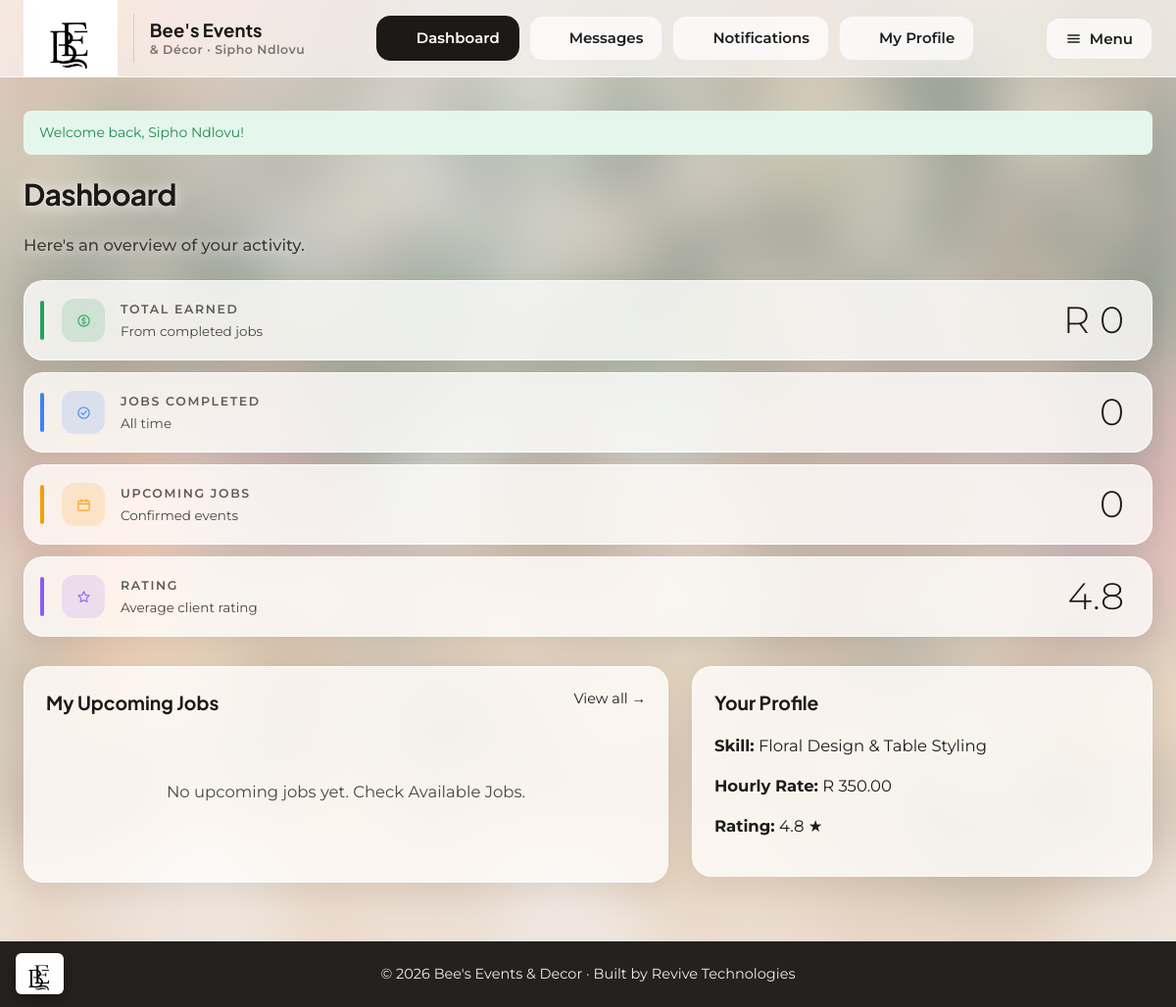
Page /freelancer/dashboard.php (signed in) on the committed database.
### tables this page shows
CREATE TABLE freelancers (
    freelancer_id   INT AUTO_INCREMENT PRIMARY KEY,
    user_id         INT NOT NULL,
    skill           VARCHAR(150) NOT NULL,           
    bio             TEXT,
    hourly_rate     DECIMAL(10,2) DEFAULT 0.00,
    rating          DECIMAL(3,2) DEFAULT 0.00,       
    portfolio_files TEXT DEFAULT NULL,               
    FOREIGN KEY (user_id) REFERENCES users(user_id) ON DELETE CASCADE
);

### includes/functions.php (called while the page is built, shortened)
<?php
function h($string) {
    return htmlspecialchars($string ?? '', ENT_QUOTES, 'UTF-8');
}
function rand_format($amount) {
    return 'R ' . number_format((float)$amount, 2);
}
function rand_short($amount) {
    return 'R ' . number_format((float)$amount, 0, '.', ' ');
}

### freelancer/dashboard.php (the view, shortened to what this page needs)
<?php
require_once '../includes/functions.php';
require_once '../config/database.php';
$user_id = $_SESSION['user_id'];
$stmt = $pdo->prepare('SELECT * FROM freelancers WHERE user_id = ?');
$stmt->execute([$user_id]);
$freelancer = $stmt->fetch();
$freelancer_id = $freelancer['freelancer_id'] ?? 0;
$stmt = $pdo->prepare("SELECT COALESCE(SUM(amount),0) FROM payments WHERE freelancer_id = ? AND status = 'approved'");
$stmt->execute([$freelancer_id]);
$total_earned = $stmt->fetchColumn();
$stmt = $pdo->prepare("SELECT COUNT(*) FROM bookings WHERE freelancer_id = ? AND status = 'completed'");
$stmt->execute([$freelancer_id]);
$jobs_completed = $stmt->fetchColumn();
$stmt = $pdo->prepare("SELECT COUNT(*) FROM bookings WHERE freelancer_id = ? AND status = 'confirmed' AND event_date >= CURDATE()");
$stmt->execute([$freelancer_id]);
$upcoming_jobs = $stmt->fetchColumn();
$stmt = $pdo->prepare(
    "SELECT b.*, u.full_name AS client_name FROM bookings b
     JOIN users u ON b.client_id = u.user_id
     WHERE b.freelancer_id = ? AND b.status = 'confirmed' AND b.event_date >= CURDATE()
     ORDER BY b.event_date ASC LIMIT 5"
);
$stmt->execute([$freelancer_id]);
$upcoming_list = $stmt->fetchAll();
include '../includes/header_dashboard.php';
?>
<h2>Dashboard</h2>
<p style="color:var(--text-muted);margin-bottom:24px;">Here's an overview of your activity.</p>
<div class="stat-list">
    <div class="stat-row accent-green">
        <div class="stat-ico"><?php echo nav_icon_svg('<circle cx="12" cy="12" r="9"/><path d="M14.5 9.5c-.5-1-1.5-1.5-2.5-1.5-1.5 0-2.5.8-2.5 2s1 1.7 2.5 2 2.5.8 2.5 2-1 2-2.5 2c-1 0-2-.5-2.5-1.5M12 6.5V8m0 8v1.5"/>'); ?></div>
        <div><div class="stat-label">Total Earned</div><div class="stat-sub">From completed jobs</div></div>
        <div class="stat-num"><?php echo rand_short($total_earned); ?></div>
    </div>
    <div class="stat-row accent-blue">
        <div class="stat-ico"><?php echo nav_icon_svg('<circle cx="12" cy="12" r="9"/><path d="m8 12 3 3 5-6"/>'); ?></div>
        <div><div class="stat-label">Jobs Completed</div><div class="stat-sub">All time</div></div>
        <div class="stat-num"><?php echo (int)$jobs_completed; ?></div>
    </div>
    <div class="stat-row accent-orange">
        <div class="stat-ico"><?php echo nav_icon_svg('<rect x="3" y="5" width="18" height="16" rx="2"/><path d="M16 3v4M8 3v4M3 10h18"/>'); ?></div>
        <div><div class="stat-label">Upcoming Jobs</div><div class="stat-sub">Confirmed events</div></div>
        <div class="stat-num"><?php echo (int)$upcoming_jobs; ?></div>
    </div>
    <div class="stat-row accent-purple">
        <div class="stat-ico"><?php echo nav_icon_svg('<path d="m12 3 2.7 5.6 6.1.9-4.4 4.3 1 6.1L12 17l-5.4 2.9 1-6.1L3.2 9.5l6.1-.9L12 3Z"/>'); ?></div>
        <div><div class="stat-label">Rating</div><div class="stat-sub">Average client rating</div></div>
        <div class="stat-num"><?php echo number_format($freelancer['rating'] ?? 0, 1); ?></div>
    </div>
</div>
<div class="two-col">
    <div class="card">
        <div style="display:flex;justify-content:space-between;"><h3>My Upcoming Jobs</h3><a href="my-jobs.php" style="font-size:13px;">View all →</a></div>
        <?php if (empty($upcoming_list)): ?>
            <p class="empty-state">No upcoming jobs yet. Check <a href="available-jobs.php">Available Jobs</a>.</p>
        <?php else: foreach ($upcoming_list as $j): ?>
            <div class="list-item">
                <div>
                    <strong><?php echo h($j['event_type']); ?></strong><br>
                    <span style="font-size:13px;color:var(--text-muted);"><?php echo nice_date($j['event_date']); ?> &middot; <?php echo h($j['venue']); ?></span>
                </div>
            </div>
        <?php endforeach; endif; ?>
    </div>
    <div class="card">
        <h3>Your Profile</h3>
        <p><strong>Skill:</strong> <?php echo h($freelancer['skill'] ?? '-'); ?></p>
        <p><strong>Hourly Rate:</strong> <?php echo rand_format($freelancer['hourly_rate'] ?? 0); ?></p>
        <p><strong>Rating:</strong> <?php echo number_format($freelancer['rating'] ?? 0, 1); ?> ★</p>
    </div>
</div>
<?php include '../includes/footer_dashboard.php'; ?>

### assets/css/style.css (style rules this page uses)
:root { --font-heading: 'Plus Jakarta Sans', 'Segoe UI', Arial, sans-serif; --font-body: 'Montserrat', 'Segoe UI', Arial, sans-serif; --font-script: 'Playball', cursive; --navy: #1c1917; --navy-light: #2a2522; --gold: #a6a09b; --gold-light: #cbc5be; --cream: #f8f6f1; --text-dark: #1c1c1c; --text-muted: #6b7280; --border: #e5e2da; --success: #1e8a4c; --success-bg: #e5f6ec; --warning: #b5850a; --warning-bg: #fdf3d9; --danger: #c23b3b; --danger-bg: #fbe6e6; --info: #2563a8; --info-bg: #e6f0fb; --radius: 10px; --shadow: 0 2px 10px rgba(22, 35, 63, 0.08); }
* { box-sizing: border-box; }
body { margin: 0; font-family: var(--font-body); background: var(--cream); color: var(--text-dark); line-height: 1.5; min-height: 100vh; display: flex; flex-direction: column; }
h1, h2, h3, h4 { font-family: var(--font-heading); margin: 0 0 .4em 0; color: var(--navy); }
a { color: inherit; text-decoration: none; }
.card { background: #fff; border: 1px solid var(--border); border-radius: var(--radius); box-shadow: var(--shadow); padding: 22px; }
.two-col { display: grid; grid-template-columns: 1.4fr 1fr; gap: 24px; align-items: start; }
.empty-state { text-align: center; padding: 40px; color: var(--text-muted); }
body.dash-page { background: #efe9e4; }
body.dash-page::before { content: ''; position: fixed; inset: 0; z-index: -1; background: linear-gradient(rgba(255,255,255,.28), rgba(250,244,240,.42)); pointer-events: none; }
.dash-page .card, .dash-page .table-wrap, .dash-page .chat-box { background: rgba(255,255,255,.64); backdrop-filter: blur(18px) saturate(150%); -webkit-backdrop-filter: blur(18px) saturate(150%); border: 1px solid rgba(255,255,255,.75); border-radius: 20px; box-shadow: 0 8px 30px rgba(40,30,25,.08); }
.dash-page h2 { font-size: 30px; letter-spacing: -.02em; }
.stat-list { display: flex; flex-direction: column; gap: 12px; margin-bottom: 30px; }
.stat-row { position: relative; display: flex; align-items: center; gap: 16px; padding: 18px 28px 18px 38px; border-radius: 20px; background: rgba(255,255,255,.64); backdrop-filter: blur(18px) saturate(150%); -webkit-backdrop-filter: blur(18px) saturate(150%); border: 1px solid rgba(255,255,255,.75); box-shadow: 0 6px 22px rgba(40,30,25,.07); color: inherit; }
.stat-row::before { content: ''; position: absolute; left: 16px; top: 20px; bottom: 20px; width: 4px; border-radius: 4px; background: var(--accent); }
.stat-ico { width: 44px; height: 44px; border-radius: 13px; flex-shrink: 0; display: flex; align-items: center; justify-content: center; background: var(--accent-bg); color: var(--accent); }
.stat-label { font-size: 11.5px; letter-spacing: .13em; text-transform: uppercase; color: #8b8680; font-weight: 600; }
.stat-sub { font-size: 12px; color: #6b6762; margin-top: 2px; }
.stat-num { margin-left: auto; font-size: 38px; font-weight: 300; color: #1c1917; line-height: 1; }
.accent-blue { --accent: #3b82f6; --accent-bg: rgba(59,130,246,.14); }
.accent-orange { --accent: #f59e0b; --accent-bg: rgba(245,158,11,.16); }
.accent-purple { --accent: #8b5cf6; --accent-bg: rgba(139,92,246,.14); }
.accent-green { --accent: #22a35a; --accent-bg: rgba(34,163,90,.15); }
.dash-page { --text-muted: #57524d; }
body.dash-page::before { background: linear-gradient(rgba(255,255,255,.5), rgba(250,244,240,.64)); }
.dash-page .card, .dash-page .table-wrap, .dash-page .stat-row, .dash-page .chat-box { background: rgba(255,255,255,.78); }
.dash-page .dash-body .container > h2, .dash-page .dash-body .container > h3, .dash-page .dash-body .container > .page-head h2, .dash-page .dash-body .container > form > h3 { color: #1c1917; text-shadow: 0 1px 14px rgba(255,255,255,.9), 0 0 2px rgba(255,255,255,.7); }
.dash-page .dash-body .container > p, .dash-page .page-head p, .dash-page .profile-section-title { color: #3f3b37 !important; text-shadow: 0 1px 12px rgba(255,255,255,.9); font-weight: 500; }
.dash-page .stat-label { color: #5f5a55; }
.dash-page .stat-sub { color: #4a4541; }
.dash-page .empty-state { color: #4a4541; }
.dash-page { font-size: 16.5px; }
.dash-page .stat-label { font-size: 12.5px; }
.dash-page .stat-sub, .dash-page .q-meta, .dash-page .task-due { font-size: 13.5px; }
.dash-page [style*="font-size:13px"] { font-size: 14.5px !important; }
html { -webkit-text-size-adjust: 100%; text-size-adjust: 100%; }
html, body { overflow-x: clip; }

### rows in the picture
freelancers: rating "4.8", skill "Floral Design & Table Styling", hourly_rate "R 350.00"

### other values in the picture
$who "Sipho Ndlovu"
$item['label'] "Dashboard"
$item['label'] "Messages"
$item['label'] "Notifications"
$item['label'] "My Profile"
$flash['message'] "Welcome back, Sipho Ndlovu!"
rand_short($total_earned) "R 0"
$jobs_completed "0"
$upcoming_jobs "0"
